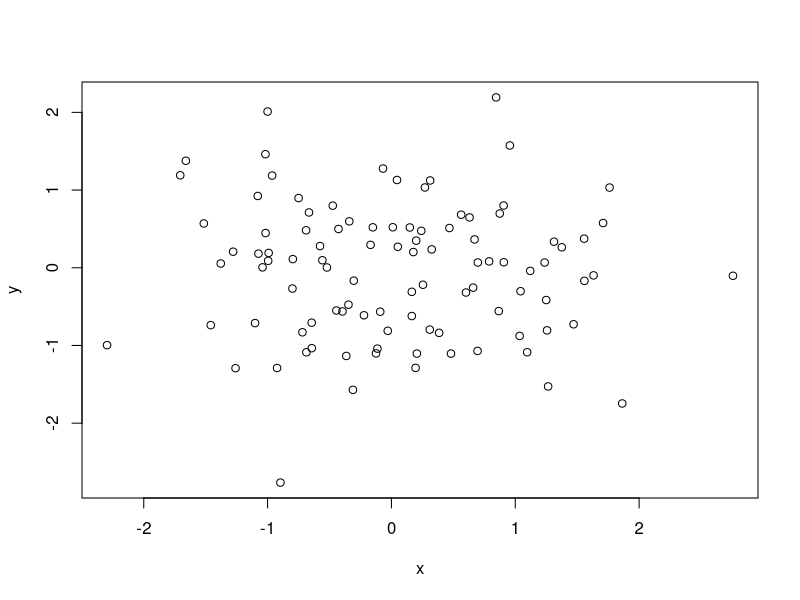
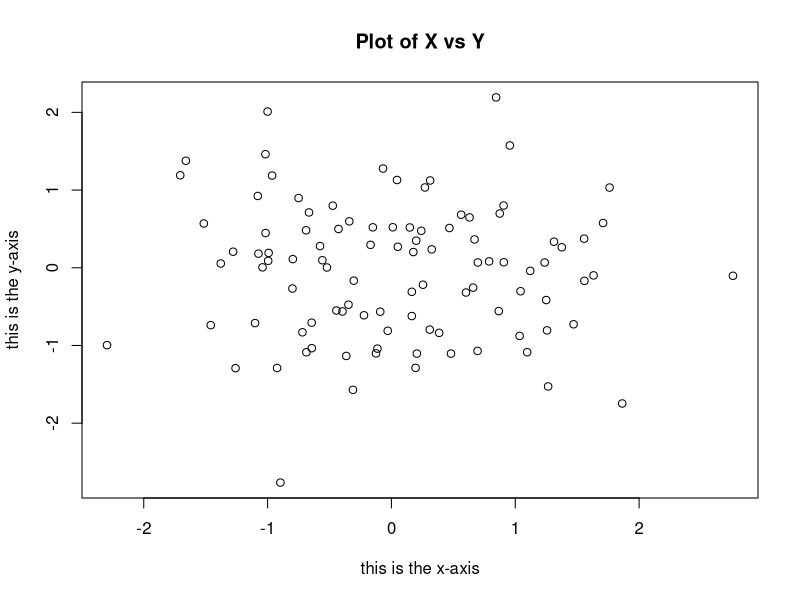
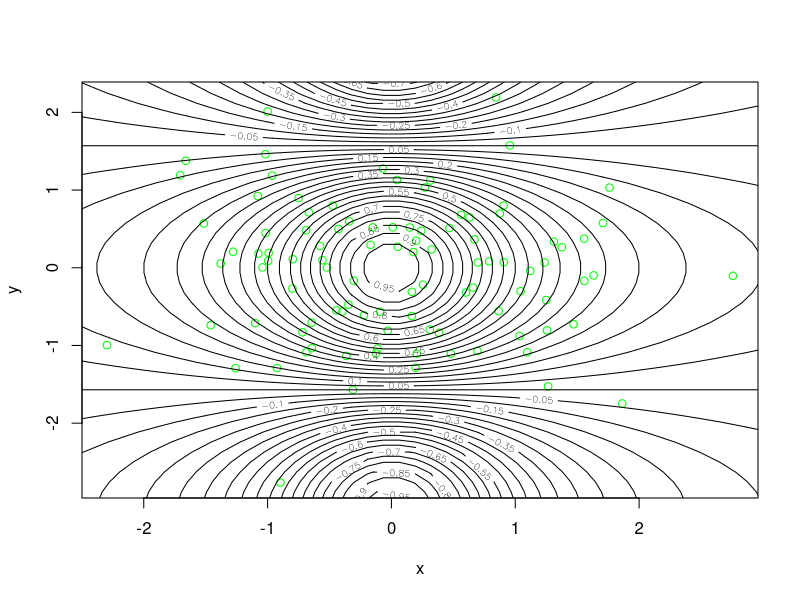
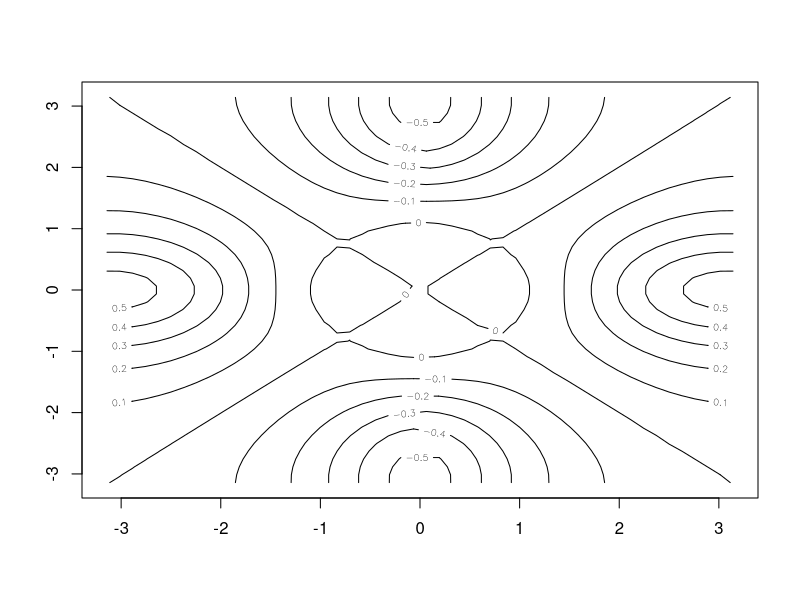
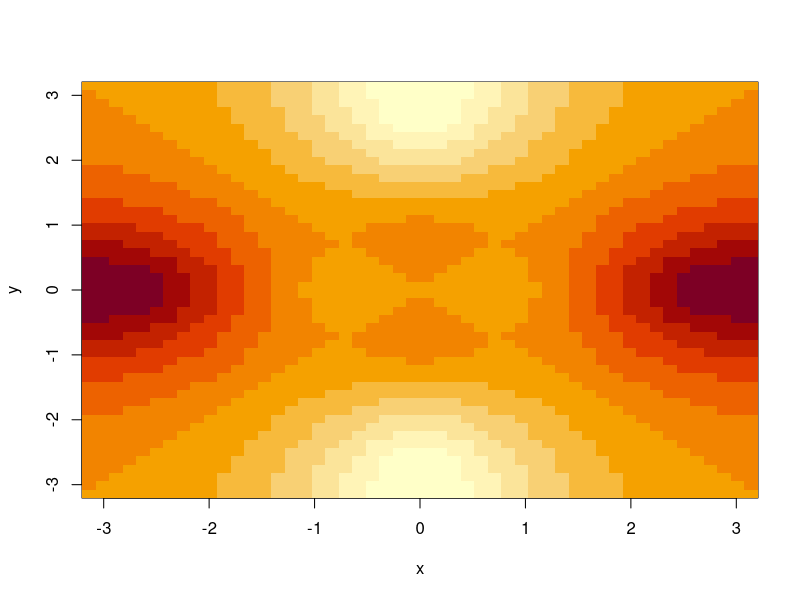
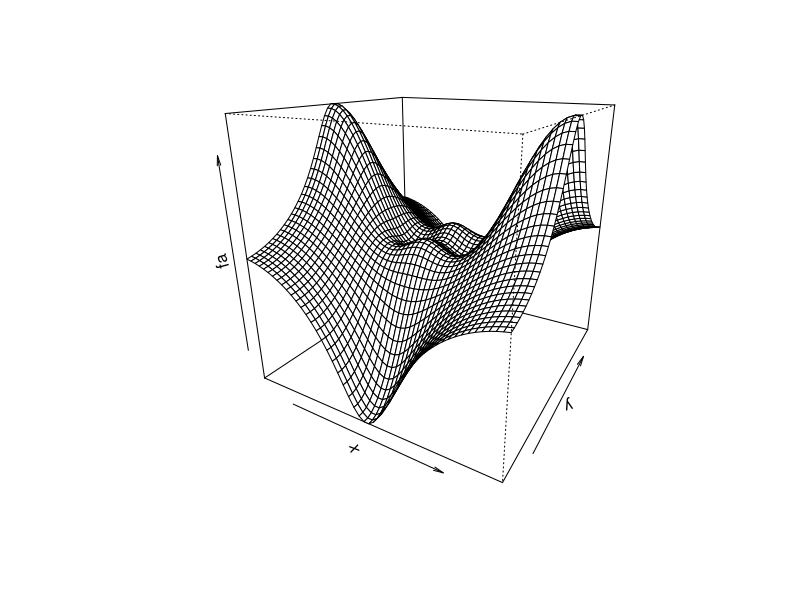

The R source for these figures, in order:
x = rnorm(100)
y = rnorm(100)
plot(x, y)
plot(x, y, xlab = "this is the x-axis", ylab="this is the y-axis", main = "Plot of X vs Y")
pdf("Figure.pdf")
plot(x, y, col="green")
x = seq(1, 10)
x = 1:10
x = seq(-pi, pi, length = 50)
y = x
f = outer(x, y, function(x, y)cos(y)/(1 + x^2))
contour(x, y, f, nlevels=45, add=T)
fa = (f - t(f))/2
contour(x, y, fa, nlevels=15)
image(x, y, fa)
persp (x ,y , fa, theta = 30, phi =20)